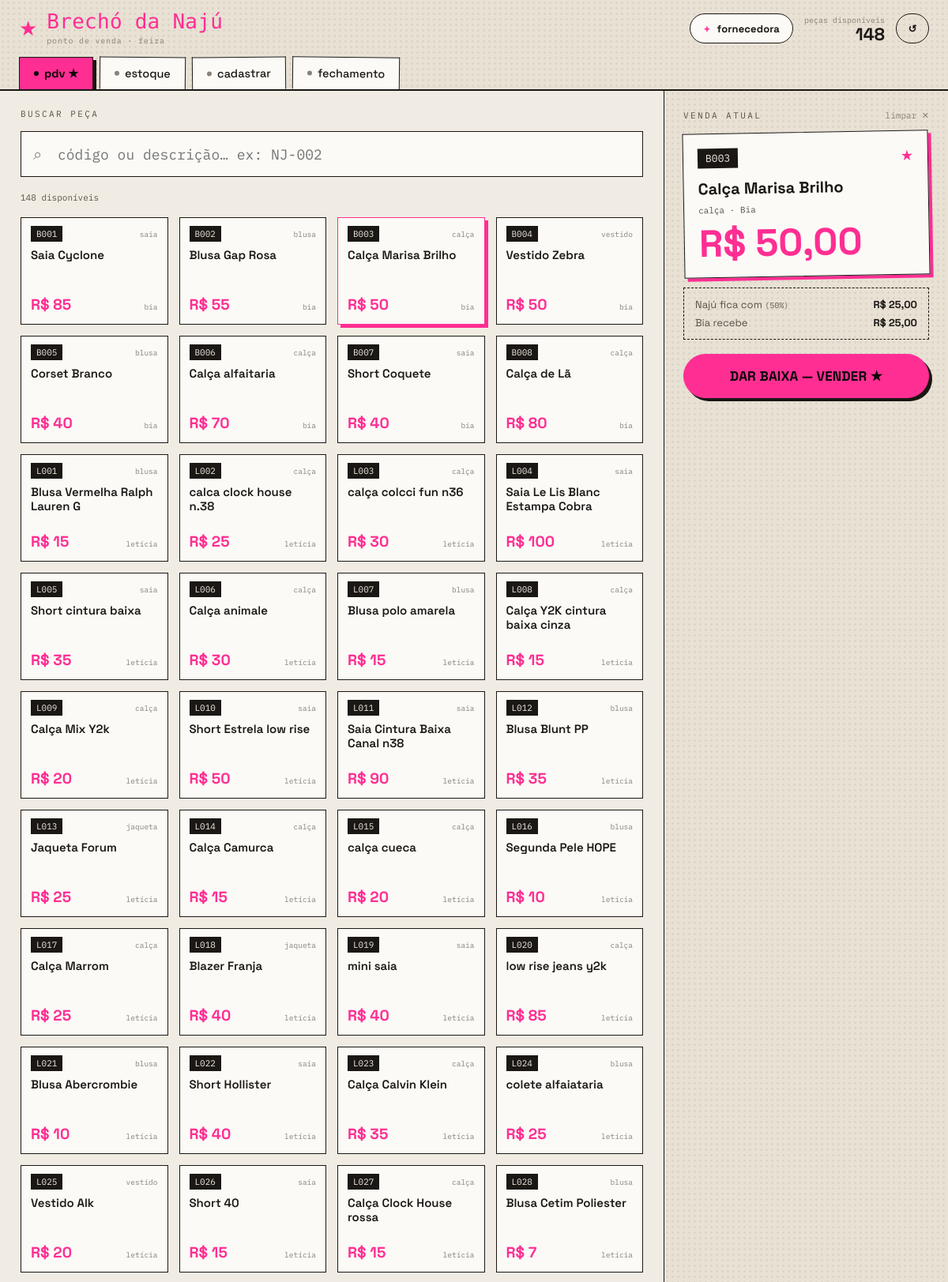
/?sel=79&q= (upper part), run on the app's committed database.
### models.py (models this page shows, shortened)
class Peca(db.Model):
    __tablename__ = "pecas"
    id = db.Column(db.Integer, primary_key=True)
    codigo = db.Column(db.String(24), unique=True, nullable=False)
    descricao = db.Column(db.String(240), nullable=False)
    categoria = db.Column(db.String(40), nullable=False)
    fornecedora_id = db.Column(db.Integer, db.ForeignKey("fornecedoras.id"), nullable=False)
    comissao_pct = db.Column(db.Integer, default=40)
    preco = db.Column(db.Float, nullable=False)
    status = db.Column(db.String(16), default="disponivel")
    vendido_em = db.Column(db.DateTime, nullable=True)
    @property
    def is_arara(self):
        return float(self.preco) == PRECO_ARARA
    @property
    def comissao_efetiva(self):
        return 0 if self.is_arara else (self.comissao_pct or 0)
    @property
    def fica_naju(self):
        return round(self.preco * self.comissao_efetiva / 100.0, 2)
    @property
    def pix_fornecedora(self):
        return round(self.preco * (100 - self.comissao_efetiva) / 100.0, 2)

class Fornecedora(db.Model):
    __tablename__ = "fornecedoras"
    id = db.Column(db.Integer, primary_key=True)
    nome = db.Column(db.String(120), nullable=False)
    pix = db.Column(db.String(160), default="—")
    propria = db.Column(db.Boolean, default=False)
    comissao_padrao = db.Column(db.Integer, default=40)
    pecas = db.relationship("Peca", backref="fornecedora", lazy=True)

### app.py (the view)
    @app.route("/")
    def pdv():
        q = (request.args.get("q") or "").strip()
        query = Peca.query.filter(Peca.status != "vendido")
        if q:
            like = f"%{q}%"
            query = query.filter(
                db.or_(Peca.codigo.ilike(like), Peca.descricao.ilike(like))
            )
        pecas = query.order_by(Peca.codigo).all()
        sel = None
        sid = request.args.get("sel", type=int)
        if sid:
            sel = db.session.get(Peca, sid)
        return render_template("pdv.html", pecas=pecas, sel=sel, q=q, active="pdv")

### app.py (called while the page is built)
def create_app():
    app = Flask(__name__)
    app.config["SECRET_KEY"] = "brecho-naju-2025"
    app.config["SQLALCHEMY_DATABASE_URI"] = (
        "sqlite:///" + os.path.join(BASE_DIR, "brecho.db")
    )
    app.config["SQLALCHEMY_TRACK_MODIFICATIONS"] = False
    db.init_app(app)
    app.jinja_env.filters["brl"] = fmt_brl
    with app.app_context():
        db.create_all()
        from seed import seed
        seed()
    @app.context_processor
    def _globals():
        try:
            return {"disponiveis": Peca.query.filter_by(status="disponivel").count()}
        except Exception:
            return {"disponiveis": 0}
    register_routes(app)
    return app

### models.py (called while the page is built)
def fmt_brl(valor):
    s = f"{float(valor or 0):,.2f}"
    s = s.replace(",", "X").replace(".", ",").replace("X", ".")
    return f"R$ {s}"

### templates/pdv.html (shortened to what this page needs)
{% extends "base.html" %}
{% block content %}
<div class="pdv-layout">
  <div class="pdv-main">
    <form method="get" action="{{ url_for('pdv') }}">
      <div class="field">
        <label class="eyebrow">buscar peça</label>
        <div style="position:relative;margin-top:8px">
          <span style="position:absolute;left:16px;top:50%;transform:translateY(-50%);font-size:20px;color:var(--ink3)">⌕</span>
          <input class="input mono" name="q" value="{{ q }}" autofocus
                 placeholder="código ou descrição… ex: NJ-002"
                 style="height:58px;padding-left:46px;font-size:18px"/>
        </div>
      </div>
    </form>
    <div style="margin-top:14px">
      <span class="mono" style="font-size:11px;color:var(--ink2)">{{ pecas|length }} disponíveis</span>
    </div>
    <div class="grid">
      {% for p in pecas %}
        <a class="pecacard {{ 'sel' if sel and sel.id==p.id }} {{ 'reserved' if p.status=='reservado' }}"
           href="{{ url_for('pdv', sel=p.id, q=q) }}">
          <div class="pc-top">
            <span class="pc-cod">{{ p.codigo }}</span>
            <span class="pc-cat">{{ p.categoria }}</span>
          </div>
          <div class="pc-body">
            <div class="pc-desc">{{ p.descricao }}</div>
            <div class="pc-foot">
              <span class="pc-price">R$ {{ p.preco|int }}</span>
              <span class="pc-forn">{{ p.fornecedora.nome.split(' ')[0]|lower }}</span>
            </div>
          </div>
        </a>
      {% else %}
        <div style="grid-column:1/-1;text-align:center;padding:50px 0">
          <div class="script" style="font-size:30px;color:var(--ink2)">nada encontrado…</div>
        </div>
      {% endfor %}
    </div>
  </div>
  <aside class="pdv-side">
    <div class="halftone"></div>
    {% if sel %}
      {% set f = sel.fornecedora %}
      <div style="position:relative">
        <div style="display:flex;justify-content:space-between;align-items:center">
          <span class="eyebrow">venda atual</span>
          <a href="{{ url_for('pdv', q=q) }}" class="mono" style="font-size:11px;color:var(--ink3)">limpar ✕</a>
        </div>
        <div class="hangtag" style="margin-top:14px">
          <div class="htop">
            <span class="pc-cod" style="font-size:13px;padding:4px 10px">{{ sel.codigo }}</span>
            <span style="color:var(--pink);font-size:18px">★</span>
          </div>
          <div class="hdesc">{{ sel.descricao }}</div>
          <div class="mono" style="font-size:11px;color:var(--ink2);margin-top:8px">
            {{ sel.categoria }} · {{ f.nome }}
          </div>
          <div class="hprice">{{ sel.preco|brl }}</div>
        </div>
        <div class="repasse">
          <div class="row">
            <span>Najú fica com <span class="mono" style="font-size:10px">({{ sel.comissao_efetiva }}%)</span></span>
            <b style="color:var(--ink)">{{ sel.fica_naju|brl }}</b>
          </div>
          <div class="row">
            <span>{{ '—' if f.propria else f.nome + ' recebe' }}</span>
            <b style="color:var(--ink)">{{ '—' if f.propria else sel.pix_fornecedora|brl }}</b>
          </div>
        </div>
        <form action="{{ url_for('vender', peca_id=sel.id) }}" method="post" style="margin-top:18px">
          <button class="btn btn-pink btn-lg btn-block" type="submit">
            DAR BAIXA — VENDER ★
          </button>
        </form>
      </div>
    {% endif %}
  </aside>
</div>
{% endblock %}

### static/css/style.css (style rules this page uses)
:root { --black: #0A0808; --ink: #1A1714; --cream: #F1ECE3; --paper2: #E8E1D4; --card: #FBFAF6; --pink: #FF2E93; --lime: #C9FF3D; --blue: #3D8BFF; --rust: #D9322F; --ink2: #5a5048; --ink3: #8a8178; --line: #1A1714; --zebra: #F6F2EA; --display: "Monoton", cursive; --mono: "Major Mono Display", "IBM Plex Mono", monospace; --code: "IBM Plex Mono", monospace; --script: "Caveat", cursive; --body: "Space Grotesk", system-ui, sans-serif; }
* { box-sizing: border-box; }
html, body { margin: 0; padding: 0; background: var(--ink); font-family: var(--body); color: var(--ink); -webkit-font-smoothing: antialiased; }
a { color: inherit; text-decoration: none; }
button { font-family: var(--body); }
.halftone { position: absolute; inset: 0; pointer-events: none; background-image: radial-gradient(circle, rgba(0,0,0,0.06) 1px, transparent 1.6px); background-size: 7px 7px; }
.btn { appearance: none; cursor: pointer; display: inline-flex; align-items: center; justify-content: center; gap: 8px; border-radius: 999px; border: 1.5px solid var(--line); font-family: var(--body); font-weight: 700; letter-spacing: 0.01em; padding: 0 22px; height: 46px; font-size: 15px; background: var(--card); color: var(--ink); transition: transform .08s; }
.btn-pink { background: var(--pink); color: var(--black); border-color: var(--pink); box-shadow: 4px 4px 0 var(--ink); }
.btn-lg { height: 56px; font-size: 17px; padding: 0 28px; }
.btn-block { width: 100%; }
.eyebrow { font-family: var(--code); font-size: 11px; letter-spacing: 0.22em; text-transform: uppercase; color: var(--ink2); }
.mono { font-family: var(--code); }
.input, .select { width: 100%; height: 48px; padding: 0 14px; border: 1.5px solid var(--line); background: var(--card); color: var(--ink); font-family: var(--body); font-size: 15px; outline: none; }
.input.mono { font-family: var(--code); }
.field { display: flex; flex-direction: column; gap: 7px; }
.pdv-layout { display: flex; min-height: calc(100vh - 150px); }
.pdv-main { flex: 1; min-width: 0; padding: 22px 26px; }
.pdv-side { flex: 0 0 360px; border-left: 1.5px solid var(--line); background: var(--paper2); position: relative; padding: 24px; }
.grid { display: grid; grid-template-columns: repeat(auto-fill, minmax(168px, 1fr)); gap: 14px; margin-top: 16px; }
.pecacard { text-align: left; cursor: pointer; padding: 0; border: 1.5px solid var(--line); background: var(--card); color: var(--ink); position: relative; overflow: hidden; text-decoration: none; display: block; }
.pecacard.sel { border-color: var(--pink); box-shadow: 4px 4px 0 var(--pink); }
.pc-top { display: flex; align-items: center; justify-content: space-between; gap: 8px; padding: 10px 12px 0; }
.pc-cod { font-family: var(--code); font-size: 11px; background: var(--ink); color: var(--cream); padding: 3px 7px; }
.pc-cat { font-family: var(--code); font-size: 9.5px; color: var(--ink3); }
.pc-body { padding: 8px 12px 12px; display: flex; flex-direction: column; min-height: 104px; }
.pc-desc { font-weight: 600; font-size: 15px; line-height: 1.22; flex: 1; }
.pc-foot { display: flex; align-items: baseline; justify-content: space-between; gap: 6px; margin-top: 10px; }
.pc-price { font-weight: 700; font-size: 19px; color: var(--pink); }
.pc-forn { font-family: var(--code); font-size: 9.5px; color: var(--ink3); }
.hangtag { border: 1.5px solid var(--line); background: var(--card); padding: 18px; transform: rotate(-1deg); box-shadow: 4px 4px 0 var(--pink); }
.hangtag .htop { display: flex; align-items: center; justify-content: space-between; }
.hangtag .hdesc { font-weight: 700; font-size: 20px; margin-top: 14px; line-height: 1.2; }
.hangtag .hprice { font-weight: 800; font-size: 48px; color: var(--pink); margin-top: 12px; line-height: 1; }
.repasse { margin-top: 14px; border: 1.5px dashed var(--line); padding: 12px 14px; font-size: 13px; }
.repasse .row { display: flex; justify-content: space-between; color: var(--ink2); }
.repasse .row + .row { margin-top: 6px; }

### data on the page
Peca: codigo "B001", categoria "saia", descricao "Saia Cyclone", preco "85", fornecedora.nome "bia"
Peca: codigo "B002", categoria "blusa", descricao "Blusa Gap Rosa", preco "55", fornecedora.nome "bia"
Peca: codigo "B003", categoria "calça", descricao "Calça Marisa Brilho", preco "50", fornecedora.nome "bia", preco|brl "R$ 50,00", comissao_efetiva "50", fica_naju|brl "R$ 25,00"
Peca: codigo "B004", categoria "vestido", descricao "Vestido Zebra", preco "50", fornecedora.nome "bia"
Peca: codigo "B005", categoria "blusa", descricao "Corset Branco", preco "40", fornecedora.nome "bia"
Peca: codigo "B006", categoria "calça", descricao "Calça alfaitaria", preco "70", fornecedora.nome "bia"
Peca: codigo "B007", categoria "saia", descricao "Short Coquete", preco "40", fornecedora.nome "bia"
Peca: codigo "B008", categoria "calça", descricao "Calça de Lã", preco "80", fornecedora.nome "bia"
Peca: codigo "L001", categoria "blusa", descricao "Blusa Vermelha Ralph Lauren G", preco "15", fornecedora.nome "letícia"
Peca: codigo "L002", categoria "calça", descricao "calca clock house n.38", preco "25", fornecedora.nome "letícia"
Peca: codigo "L003", categoria "calça", descricao "calça colcci fun n36", preco "30", fornecedora.nome "letícia"
Peca: codigo "L004", categoria "saia", descricao "Saia Le Lis Blanc Estampa Cobra", preco "100", fornecedora.nome "letícia"
Peca: codigo "L005", categoria "saia", descricao "Short cintura baixa", preco "35", fornecedora.nome "letícia"
Peca: codigo "L006", categoria "calça", descricao "Calça animale", preco "30", fornecedora.nome "letícia"
Peca: codigo "L007", categoria "blusa", descricao "Blusa polo amarela", preco "15", fornecedora.nome "letícia"
Peca: codigo "L008", categoria "calça", descricao "Calça Y2K cintura baixa cinza", preco "15", fornecedora.nome "letícia"
Peca: codigo "L009", categoria "calça", descricao "Calça Mix Y2k", preco "20", fornecedora.nome "letícia"
Peca: codigo "L010", categoria "saia", descricao "Short Estrela low rise", preco "50", fornecedora.nome "letícia"
Peca: codigo "L011", categoria "saia", descricao "Saia Cintura Baixa Canal n38", preco "90", fornecedora.nome "letícia"
Peca: codigo "L012", categoria "blusa", descricao "Blusa Blunt PP", preco "35", fornecedora.nome "letícia"
Peca: codigo "L013", categoria "jaqueta", descricao "Jaqueta Forum", preco "25", fornecedora.nome "letícia"
Peca: codigo "L014", categoria "calça", descricao "Calça Camurca", preco "15", fornecedora.nome "letícia"
Peca: codigo "L015", categoria "calça", descricao "calça cueca", preco "20", fornecedora.nome "letícia"
Peca: codigo "L016", categoria "blusa", descricao "Segunda Pele HOPE", preco "10", fornecedora.nome "letícia"
Peca: codigo "L017", categoria "calça", descricao "Calça Marrom", preco "25", fornecedora.nome "letícia"
Peca: codigo "L018", categoria "jaqueta", descricao "Blazer Franja", preco "40", fornecedora.nome "letícia"
Peca: codigo "L019", categoria "saia", descricao "mini saia", preco "40", fornecedora.nome "letícia"
Peca: codigo "L020", categoria "calça", descricao "low rise jeans y2k", preco "85", fornecedora.nome "letícia"
Peca: codigo "L021", categoria "blusa", descricao "Blusa Abercrombie", preco "10", fornecedora.nome "letícia"
Peca: codigo "L022", categoria "saia", descricao "Short Hollister", preco "40", fornecedora.nome "letícia"
Peca: codigo "L023", categoria "calça", descricao "Calça Calvin Klein", preco "35", fornecedora.nome "letícia"
Peca: codigo "L024", categoria "blusa", descricao "colete alfaiataria", preco "25", fornecedora.nome "letícia"
Peca: codigo "L025", categoria "vestido", descricao "Vestido Alk", preco "20", fornecedora.nome "letícia"
Peca: codigo "L026", categoria "saia", descricao "Short 40", preco "15", fornecedora.nome "letícia"
Peca: codigo "L027", categoria "calça", descricao "Calça Clock House rossa", preco "15", fornecedora.nome "letícia"
Peca: codigo "L028", categoria "blusa", descricao "Blusa Cetim Poliester", preco "7", fornecedora.nome "letícia"
Fornecedora: nome "Bia", propria+nome "Bia recebe", propria.comissao_pct "R$ 25,00"

### other printed values
{{ disponiveis }} "148"
{{ pecas|length }} "148"
